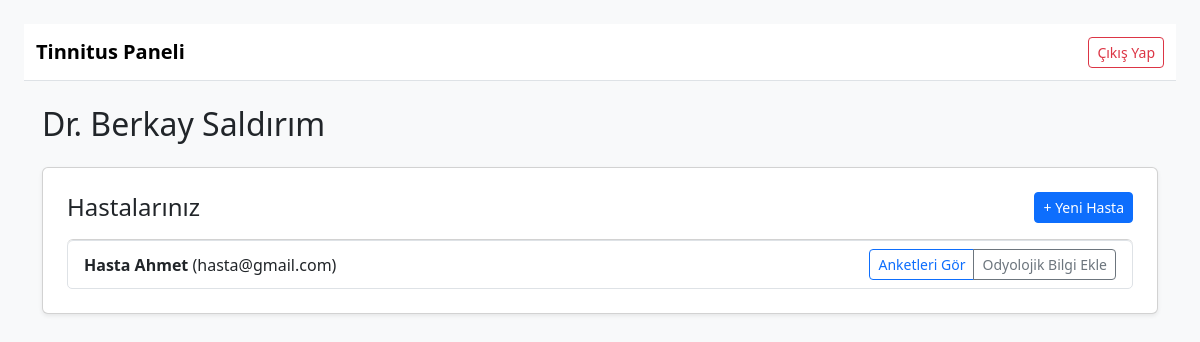
The page /doktor (signed in) on the database as committed earlier.
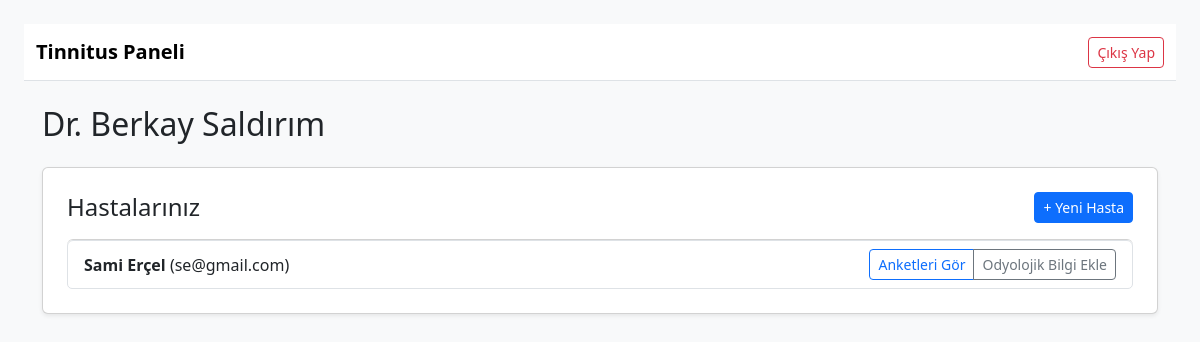
The same page on the database as committed later.
### app.py (models this page shows)
class User(UserMixin, db.Model):
    id = db.Column(db.Integer, primary_key=True)
    email = db.Column(db.String(150), unique=True, nullable=False)
    password = db.Column(db.String(100), nullable=False)
    role = db.Column(db.String(20))  # 'admin', 'doktor', 'hasta'
    name = db.Column(db.String(100))

### app.py (the view)
@app.route('/doktor')
@login_required
def doktor_panel():
    if current_user.role != 'doktor':
        return redirect('/')
    hasta_iliski = PatientDoctor.query.filter_by(doktor_id=current_user.id).all()
    hasta_ids = [h.hasta_id for h in hasta_iliski]
    hastalar = User.query.filter(User.id.in_(hasta_ids)).all()
    return render_template('doktor_panel.html', user=current_user, hastalar=hastalar)

### app.py (called while the page is built)
@login_manager.user_loader
def load_user(user_id):
    return User.query.get(int(user_id))

### templates/doktor_panel.html (shortened to what this page needs)
<!DOCTYPE html>
<html>
<head>
    <link href="https://cdn.jsdelivr.net/npm/bootstrap@5.3.0/dist/css/bootstrap.min.css" rel="stylesheet">
</head>
<body class="bg-light p-4">
<nav class="navbar navbar-expand-lg navbar-light bg-white border-bottom mb-4">
    <div class="container-fluid justify-content-between">
        <a class="navbar-brand fw-bold" href="#">Tinnitus Paneli</a>
        <div>
            <a href="/logout" class="btn btn-outline-danger btn-sm">Çıkış Yap</a>
        </div>
    </div>
</nav>
<div class="container">
    <h2 class="mb-4">Dr. {{ user.name }}</h2>
    <div class="card p-4 shadow-sm">
        <div class="d-flex justify-content-between align-items-center mb-3">
            <h4 class="mb-0">Hastalarınız</h4>
            <button class="btn btn-sm btn-primary" data-bs-toggle="modal" data-bs-target="#hastaEkleModal">
                + Yeni Hasta
            </button>
        </div>
        {% if hastalar %}
            <ul class="list-group">
                {% for hasta in hastalar %}
                    <li class="list-group-item d-flex justify-content-between align-items-center">
                        <div>
                            <strong>{{ hasta.name }}</strong> ({{ hasta.email }})
                        </div>
                        <div class="btn-group">
                            <a href="{{ url_for('doktor_hasta_anketleri', hasta_id=hasta.id) }}" class="btn btn-sm btn-outline-primary">Anketleri Gör</a>
                            <a href="{{ url_for('odyolojik_bilgi_ekle', hasta_id=hasta.id) }}" class="btn btn-sm btn-outline-secondary">Odyolojik Bilgi Ekle</a>
                        </div>
                    </li>
                {% endfor %}
            </ul>
        {% else %}
            <p class="text-muted">Henüz tanımlı hastanız bulunmamaktadır.</p>
        {% endif %}
    </div>
</div>
</body>
</html>

Rows that differ between the two databases and show on the page:
changed User: name "Hasta Ahmet" → "Sami Erçel"; email "hasta@gmail.com" → "se@gmail.com"
